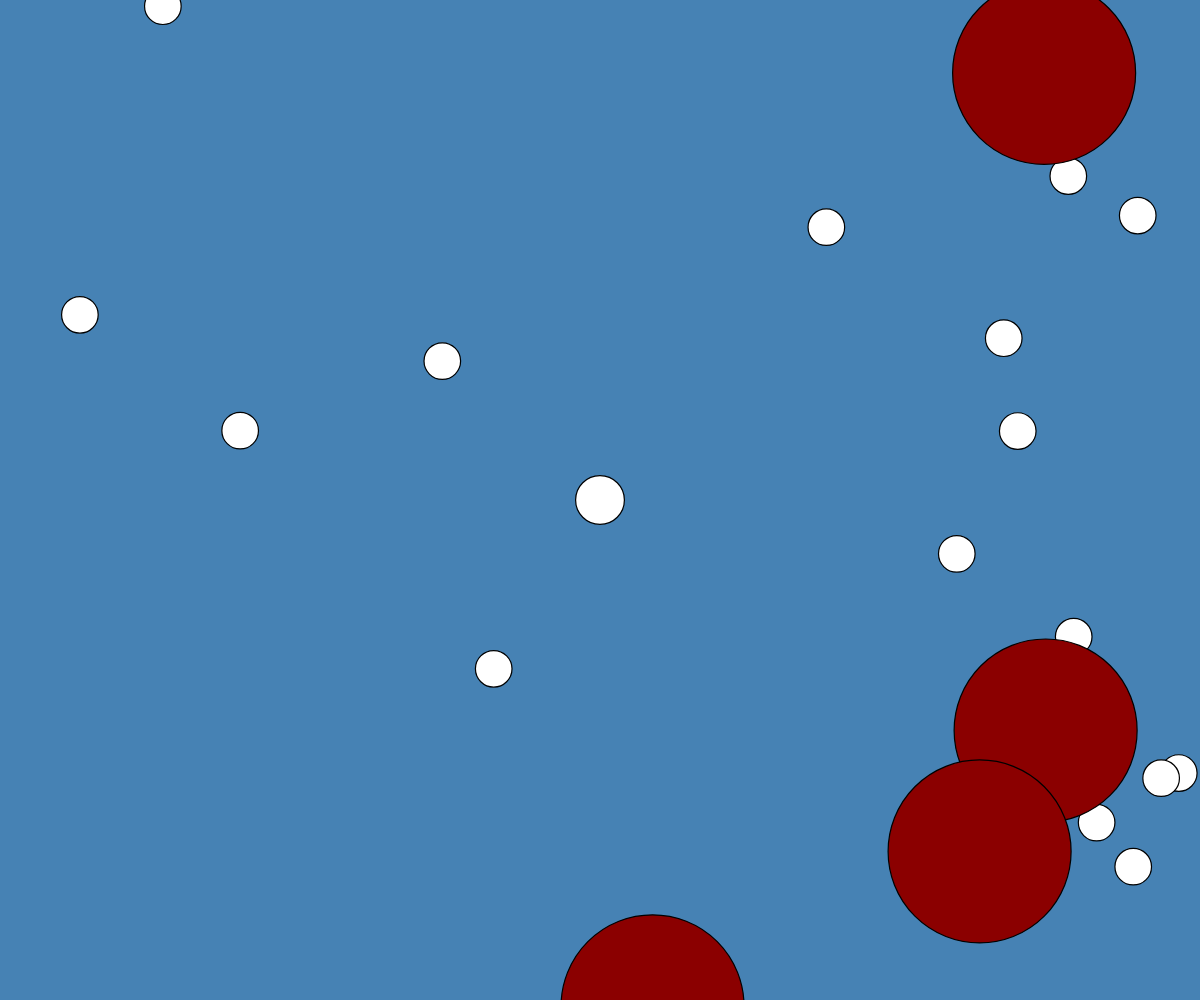
Frame 1 (no input)
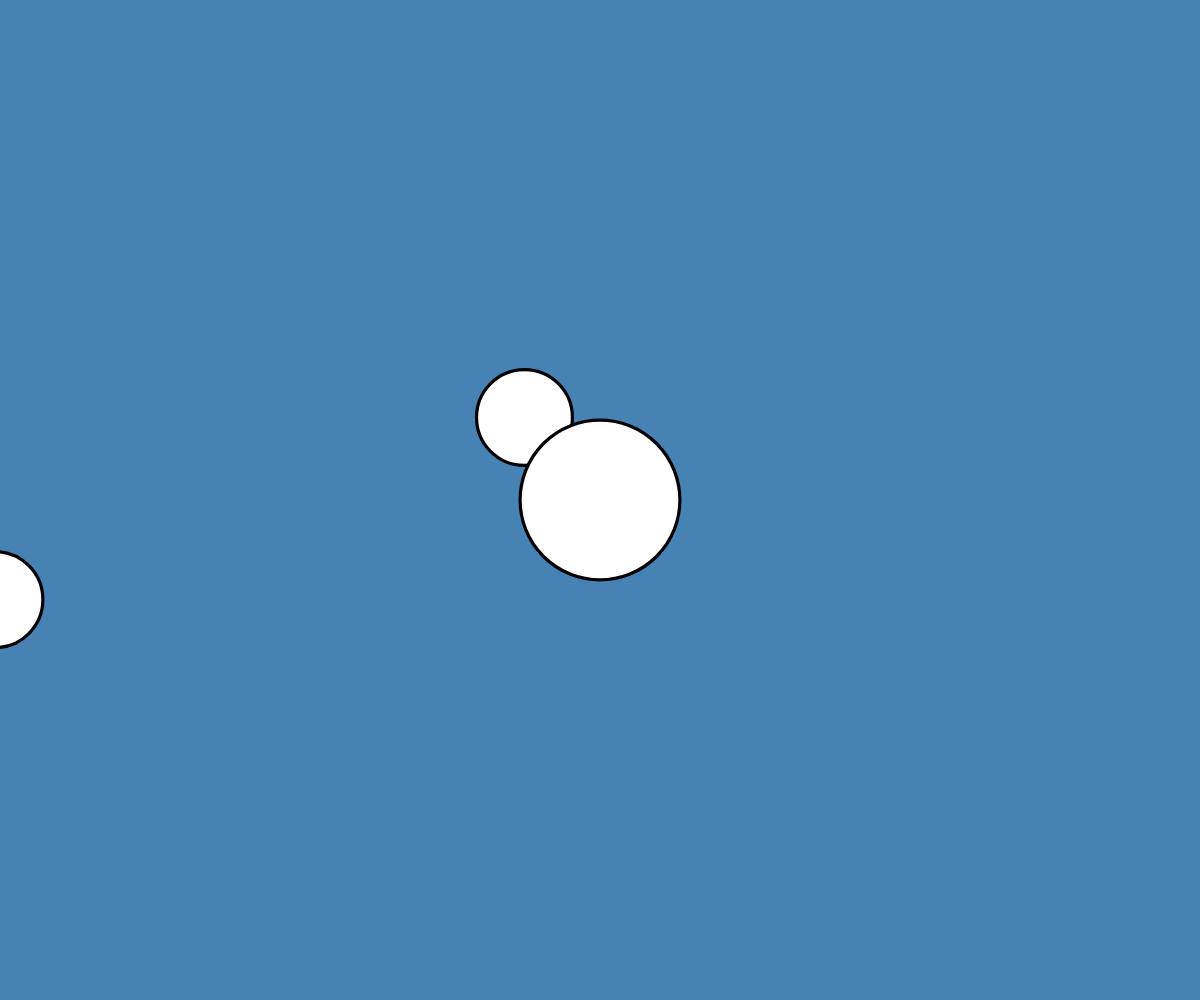
Frame 60 (no input)
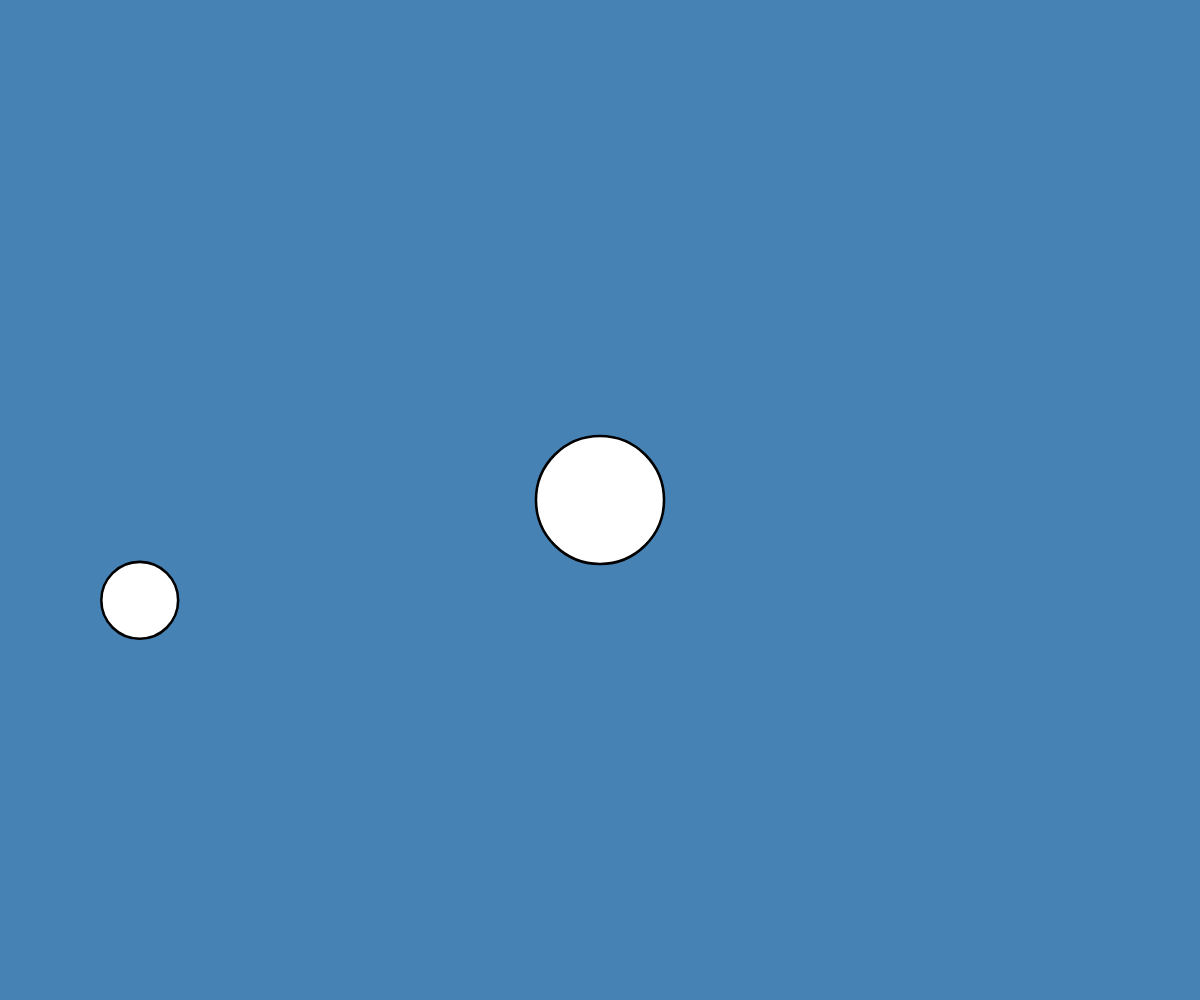
Frame 120 (the mouse pressed at the canvas centre since frame 60)

The p5.js sketch that drew these frames (run headless with seeded random() and noise() and a simulated clock; from frame 60 on, the mouse is pressed at the canvas centre):

// p5.js sketch
// ── sketch.js
var player;
var players = [];
var enemies = [];
var zoom = 1;

// Setup creates the html canvas sketch
function setup() {
  createCanvas(windowWidth, windowHeight);
  // creates you, the Player, starting at the origin w/ a radius of 20
  player = new Player(0, 0, 20);
  // creates 85 "food cells" with random coordinates and a radius of 15
  for (var i = 0; i <= 85; i++) {
    var x = random(-width,width);
    var y = random(-height,height);
    players[i] = new Player(x, y, 15);
  }
  // creates 30 "enemy cells" with random coordinates and a radius of 75
  for (var j = 0; j <= 30; j++) {
    var x = random(-width,width);
    var y = random(-height,height);
    enemies[j] = new Player(x, y, 75);
  }
}

// resizes the canvas as you adjust your window
function windowResized() {
  resizeCanvas(windowWidth, windowHeight);
}

// the draw function essentially ties everything together and paints the canvas from the setup function
function draw() {
  background('steelblue');
  // translates the window to stay in the POV of the Player given by Daniel Shiffman
  translate(width/2, height/2);
  var newzoom = 64 / player.radius;
  zoom = lerp(zoom, newzoom, 0.1);
  scale(zoom);
  translate(-player.pos.x, -player.pos.y);

  // creates the other players onto the screen and encorporates the eat function to kill the other players
  for (var i = players.length-1; i>=0; i--) {
    players[i].showPlayers();
    if (player.playerEats(players[i])) {
      players.splice(i, 1);
    }
  }

  // creates the enemies onto the screen and encorporates the eat function to kill the player
  for (var j = enemies.length-1; j>=0; j--) {
    enemies[j].showEnemy();
    if (enemies[j].playerEats(player)) {
      player.splice(0, 1);
    }
  }
  // displayes the Player onto the screen and updates its Velocity as it eats other players
  player.showPlayers();
  player.updateVel();

}

// ── player.js
// The Player class provides the core functions of the game

// establishes a new Player, with a given (x,y) position and radius
function Player(x, y, radius) {
  this.pos = createVector(x, y);
  this.radius = radius;
  this.vel = createVector(0,0);

// the updateVel function updates the Player's new velocity . . .
// by slowing the player down the bigger they get
  this.updateVel = function() {
    var newvel = createVector(mouseX-width/2, mouseY-height/2);
    newvel.setMag(2.5);
    this.vel.lerp(newvel, 0.2);
    this.pos.add(this.vel);
  }

// the playerEats function applies when the player comes in contact with another entity
  this.playerEats = function(other) {
    // variable d is the distance between the player and another entity
    var d = p5.Vector.dist(this.pos, other.pos);
    // when the total distance is less then both radii combined, then they are in contact
    if (d < this.radius + other.radius) {
      // sum and new radius equation given by Daniel Shiffman
      var sum = PI * this.radius * this.radius + PI * other.radius * other.radius;
      this.radius = sqrt(sum / PI);
      return true;
    } 
    else {
      return false;
    }
  }

// creates the "white food circles" within the sketch, 
// each with their own position and diameter
  this.showPlayers = function() {
    fill(255);
    ellipse(this.pos.x, this.pos.y, this.radius*2, this.radius*2);
  }

// creates the "red enemy cells" within the sketch,
// each with their own position and diameter
  this.showEnemy = function() {
    fill('darkred');
    ellipse(this.pos.x, this.pos.y, this.radius*2, this.radius*2);
  }
}
